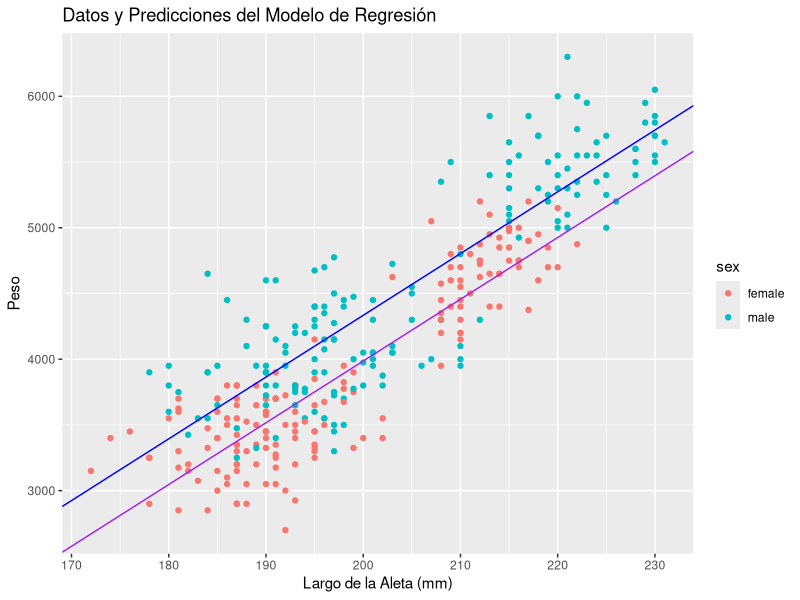
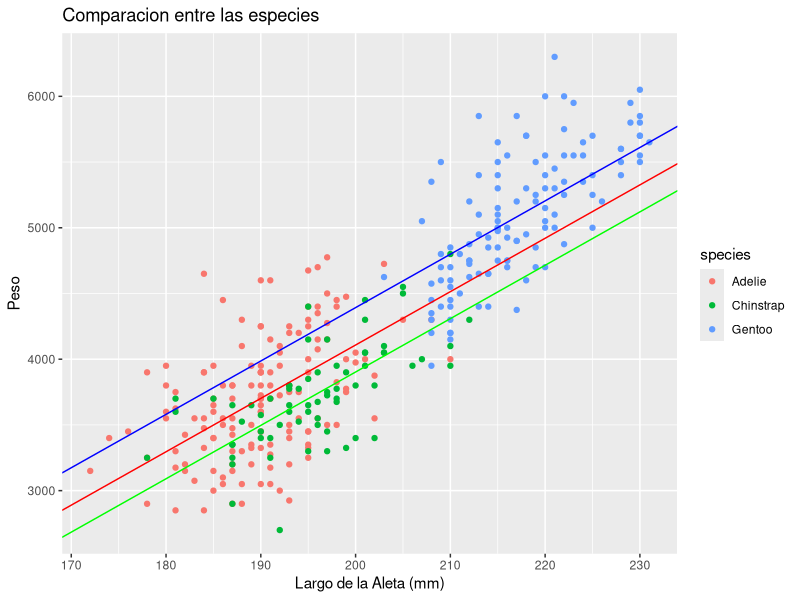
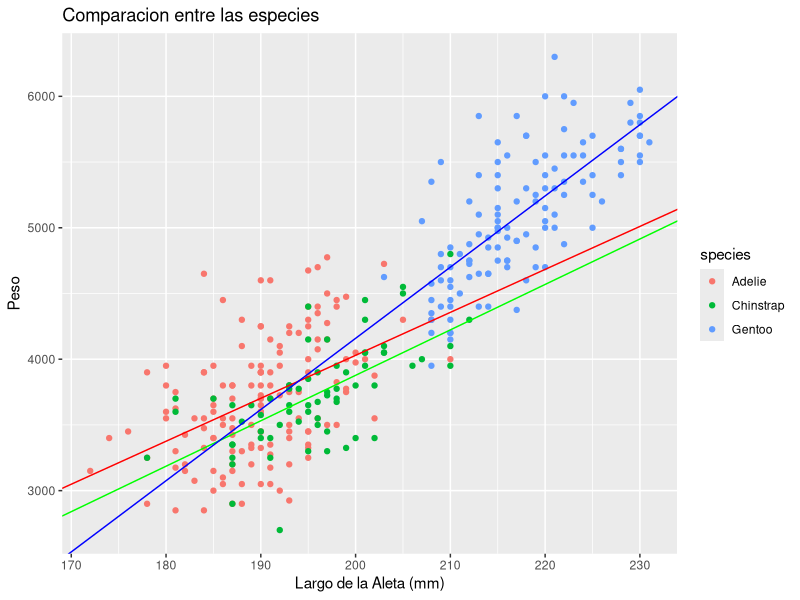

Reproduce these figures in R, in order.
require(palmerpenguins)
#install.packages("ggplot2")
require(ggplot2)
#install.packages("tidyverse")
require(dplyr)

pinguinos = penguins %>% na.omit()

#Ejercicio 1:

modelopinguinos <- lm(body_mass_g ~ flipper_length_mm + sex, data = pinguinos)
b0=coef(modelopinguinos)[1]
b1=coef(modelopinguinos)[2]
b2=coef(modelopinguinos)[3]

#error cuadratico medio:
ecm <- mean(modelopinguinos$residuals^2)
ecm

#preddicion (?)
predicciones <- predict(modelopinguinos)


ggplot(pinguinos, aes(x = flipper_length_mm, y = body_mass_g, color = sex)) +
  geom_point() +  # Puntos para los datos reales
   geom_abline(mapping=aes(intercept=b0 + b2,slope=b1),color="blue") +
   geom_abline(mapping=aes(intercept=b0,slope=b1),color="purple") +
  labs(x = "Largo de la Aleta (mm)", y = "Peso") +
  ggtitle("Datos y Predicciones del Modelo de Regresión")

#como el b2 es de 348, significa que predice que tendra una diferencia de peso de 348 gramos


#Ejercicio 2:

modelopinguinos2 <- lm(body_mass_g ~ flipper_length_mm + species, data = pinguinos)
b02=coef(modelopinguinos2)[1]
b12=coef(modelopinguinos2)[2]
b22=coef(modelopinguinos2)[3]
b32=coef(modelopinguinos2)[4]
#la diferencia es que ahora hay 3 factores envedes de 2

#Usa a Adelie como referencia
#b22 mide el peso de diferencia entre Adelie y Chinstrap
#b32 mide el peso de diferencia entre Adelie y Gentoo
#si es negativo significa que la especie comparada es peso menor, si es positivo es peso mayor


ggplot(pinguinos, aes(x = flipper_length_mm, y = body_mass_g, color = species)) +
  geom_point() +  # Puntos para los datos reales
  geom_abline(mapping=aes(intercept=b02 + b22,slope=b12),color="green") +
  geom_abline(mapping=aes(intercept=b02,slope=b12),color="red") +
  geom_abline(mapping=aes(intercept=b02+b32,slope=b12),color="blue") +
  labs(x = "Largo de la Aleta (mm)", y = "Peso") +
  ggtitle("Comparacion entre las especies")

#Ejercicio 3:
modelopinguinos3 <- lm(body_mass_g ~ flipper_length_mm * species, data = pinguinos)
b0=coef(modelopinguinos3)[1]
b1=coef(modelopinguinos3)[2]
b2=coef(modelopinguinos3)[3]
b3=coef(modelopinguinos3)[4]
b4=coef(modelopinguinos3)[5]
b5=coef(modelopinguinos3)[6]

ggplot(pinguinos, aes(x = flipper_length_mm, y = body_mass_g, color = species)) +
  geom_point() +  # Puntos para los datos reales
  geom_abline(mapping=aes(intercept=b0 + b2,slope=b1+b4),color="green") +
  geom_abline(mapping=aes(intercept=b0,slope=b1),color="red") +
  geom_abline(mapping=aes(intercept=b0+b3,slope=b1+b5),color="blue") +
  labs(x = "Largo de la Aleta (mm)", y = "Peso") +
  ggtitle("Comparacion entre las especies")


#predice que el chinstrap tendra -500, y el gentoo -4000 creo



#Ejercicio 4:
set.seed(123)  # Establecer una semilla para reproducibilidad
indice_entrenamiento <- sample(1:nrow(penguins), 0.8 * nrow(penguins))
entrenamiento <- penguins[indice_entrenamiento, ]
prueba <- penguins[-indice_entrenamiento, ]

# 1 variable predictora
modelo1 <- lm(body_mass_g ~ flipper_length_mm, data = entrenamiento)
mean(modelo1$residuals ^ 2)
# 2 variables predictoras
modelo2 <- lm(body_mass_g ~ flipper_length_mm + species, data = entrenamiento)
mean(modelo2$residuals ^ 2)
# 3 variables predictoras
modelo3 <- lm(body_mass_g ~ flipper_length_mm + species + year, data = entrenamiento)
mean(modelo3$residuals ^ 2)
# 4 variables predictoras
modelo4 <- lm(body_mass_g ~ flipper_length_mm + species + year + bill_length_mm, data = entrenamiento)
mean(modelo4$residuals ^ 2)
# 5 variables predictoras
modelo5 <- lm(body_mass_g ~ flipper_length_mm + species + year + bill_length_mm + bill_depth_mm, data = entrenamiento)

# 6 variables predictoras
modelo6 <- lm(body_mass_g ~ flipper_length_mm + species + year + bill_length_mm + bill_depth_mm + sex, data = entrenamiento)
mean(modelo6$residuals ^ 2)





#no entiendo tanto el calculo de ecm y del predict, lo voy a preguntar asi q lo dejo aca

